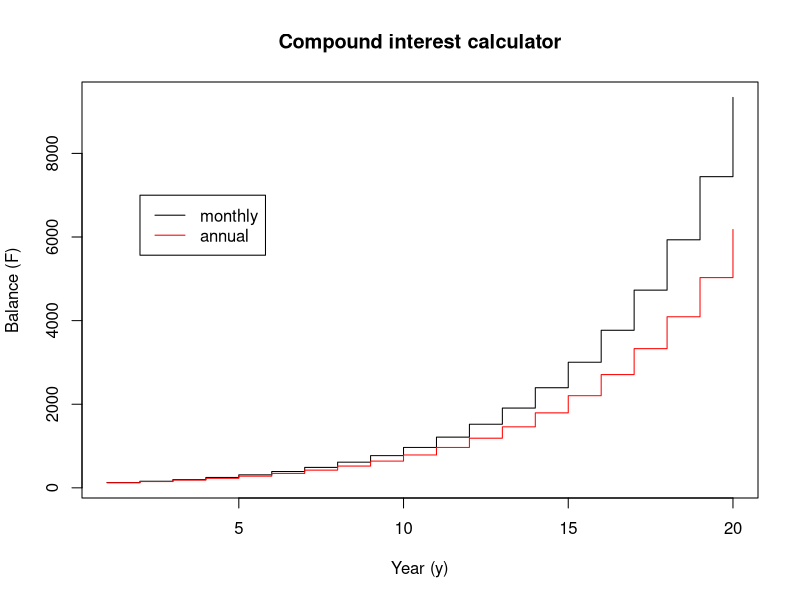

The R source for this figure:
######################
##  Exercise 11.2   ##
##  The Book of R   ##
## Theo Bruckbauer  ##
######################

#a)

cumulat <-
  function(P,
           i,
           t = 12,
           y,
           plotit = TRUE,
           ylab = "Balance (F)",
           xlab = "Year (y)",
           main = "Compound interest calculator",
           ...) {
    cumulat.atyear <- function(P, i, t, y) {
      return(P * (1 + i / (100 * t)) ^ (t * y))
    }
    if (plotit) {
      years = 1:y
      balance_per_year <- cumulat.atyear(P, i, t, years)
      plot(
        1:y,
        balance_per_year,
        type = "s",
        xlab = xlab,
        ylab = ylab,
        main = main,
        ...
      )
    } else {
      years = 1:y
      return(cumulat.atyear(P, i, t, years))
    }
  }
#i)
cumulat(5000, 4.4, 12, 10, F)[10]
#ii)
cumulat(100, 22.9, 12, 20, T)
#iii)
balance_annual <- cumulat(100, 22.9, 1, 20, F)
lines(
  type = "s",
  x = 1:20,
  y = balance_annual,
  col = "red"
)
legend(
  x = 2,
  y = 7000,
  legend = c("monthly", "annual"),
  col = c("black", "red"),
  lty = c(1, 1)
)

#b)

quadr_eqn_solver <- function(k1, k2, k3) {
  if (any(c(missing(k1), missing(k2), missing(k3)))) {
    print("One of the arguments are missing.")
    return(NaN)
  }
  if (k2 ^ 2 - 4 * k1 * k3 < 0) {
    print("There are no real solutions.")
    return(NA)
  } else if (k2 ^ 2 - 4 * k1 * k3 == 0) {
    return(-k2 / (2 * k1))
  } else {
    return(c((-k2 - (k2 ^ 2 - 4 * k1 * k3) ^ 0.5) / (2 * k1), (-k2 + (k2 ^ 2 -
                                                                        4 * k1 * k3) ^ 0.5) / (2 * k1)))
  }
}
#i)
quadr_eqn_solver(2, -1, -5)
quadr_eqn_solver(1, 1, 1)

#ii)
quadr_eqn_solver(1.3, -8, -3.13)
quadr_eqn_solver(2.25, -3, 1)
quadr_eqn_solver(1.4, -2.2, -5.1)
quadr_eqn_solver(-5, 10.11, -9.9)

#iii)
quadr_eqn_solver(1.4, -2.2)
